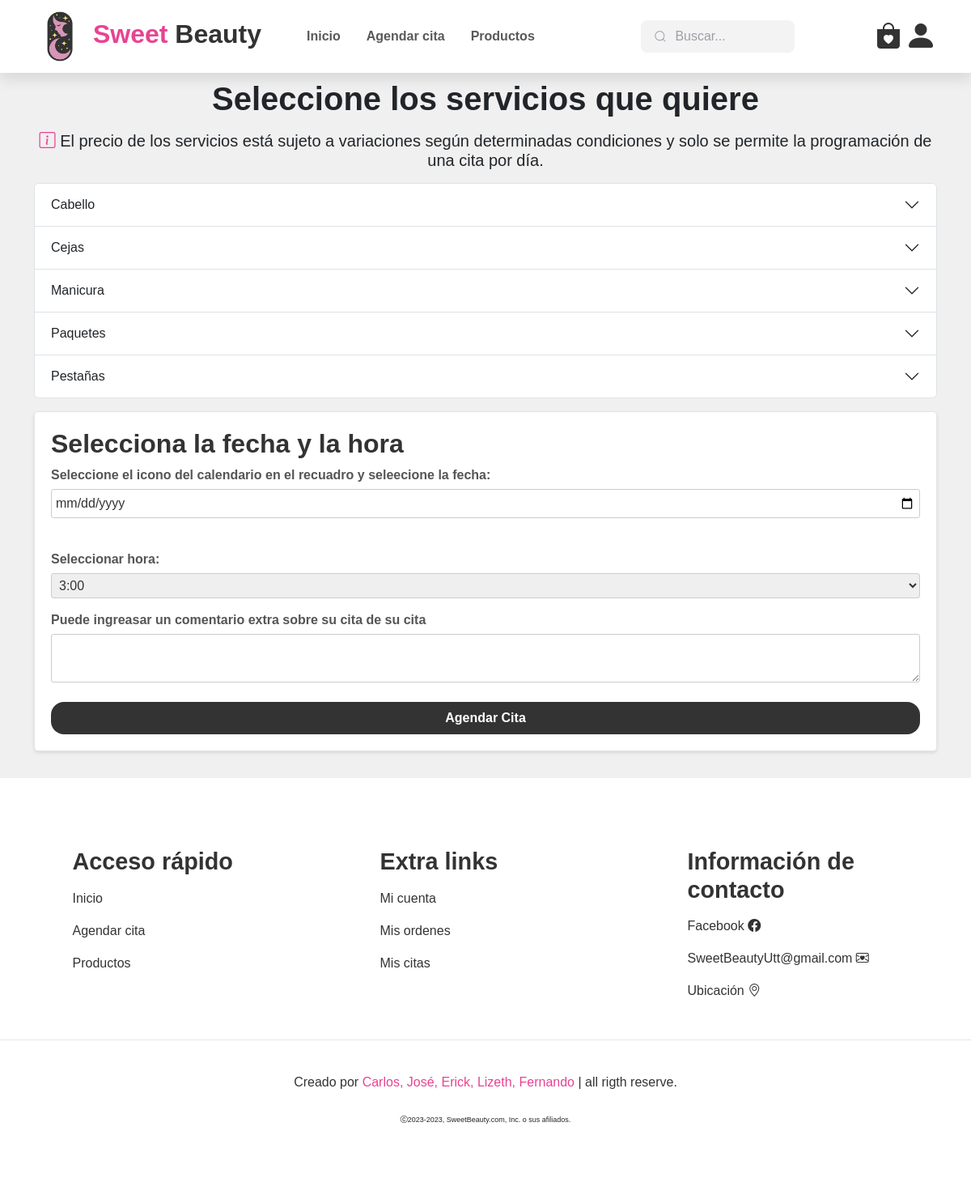
Page /views/Agendar_cita.php (signed in) on the committed database.
### tables this page shows
CREATE TABLE `servicios` (
  `id_servicio` int(11) NOT NULL,
  `nombre_servicio` varchar(50) NOT NULL unique
);

### class/database.php (called while the page is built, shortened)
<?php
    class database
    {
        private $PDOLocal;
        private $user = "admin";
        private $password = "1234";
        private $server = "mysql:host=localhost; dbname=sweet_beauty; charset=utf8";
        function conectarDB()
        {
            try
            {
                $this->PDOLocal = new PDO($this->server, $this->user, $this->password);
            }
            catch(PDOException $e)
            {
                echo $e->getMessage();
            }
        }
        function seleccionar($consulta)
        {
            try
            {
                $resultado = $this->PDOLocal->query($consulta);
                $fila = $resultado->fetchAll(PDO::FETCH_OBJ);
                return $fila;
            }
            catch(PDOException $e)
            {
                echo $e->getMessage();
            }
        }
}
?>

### views/Agendar_cita.php (the view, shortened to what this page needs)
<?php
if(isset($_SESSION["usuario"]))
{
    include "../templates/header.php";
    include "../class/database.php";
    $conexion = new database();
    $conexion->conectarDB();
    ?>
    <link rel="stylesheet" href="../css/calendario.css">
<section class="section-padding">
<div class="container info">
<h1 class="text-center fw-bold m-3">Seleccione los servicios que quiere</h1>
<h5 class="text-center mb-3"><i class="bi bi-info-square aviso"></i> El precio de los servicios está sujeto a variaciones según determinadas condiciones y solo se permite la programación de una cita por día.</h5>
    <form action="../scripts/ingresar_cita.php" method="post" id="myForm">
        <div class="accordion" id="accordionExample">
        <?php
        $consultas = "SELECT * FROM servicios;";
        $servicios = $conexion->seleccionar($consultas);
        $conts = 0;
        foreach($servicios as $s)
        {
            ?>
            <div class="accordion-item">
                <h2 class="accordion-header">
                    <button class="accordion-button collapsed" type="button" data-bs-toggle="collapse" data-bs-target="#collapse<?php echo $conts;?>" aria-expanded="true" aria-controls="collapse<?php echo $conts;?>">
                        <?php echo "$s->nombre_servicio";?>
                    </button>
                </h2>
            </div>
<?php
    $conts++;
        }
        ?>
        </div>
        <div class="col-md-12" style="margin-top: 1rem;">
            <div class="card custom-card">
             <h2 class="fw-bold">Selecciona la fecha y la hora</h2>
             <div class="date-input-container">
                <label class="date-input-label" for="selectedDate">Seleccione el icono del calendario en el recuadro y seleecione la fecha:</label>
                <input type="date" class="date-input" id="selectedDate" name="selectedDate" onkeydown="return false">
            </div>
            <br>
            <div class="time-input-container">
                <label class="time-input-label" for="selectedTime">Seleccionar hora:</label>
                <select class="date-input" name="selectedTime" id="selectedTime" style="width: 100%;">
                    <option value="3:00:00">3:00</option>
                </select>
            </div>
            <div class="date-input-container">
                <label class="date-input-label" for="selectedDate">Puede ingreasar un comentario extra sobre su cita de su cita</label>
                <textarea class="date-input" name="descripcion" id="descripcion" cols="" rows="" style="max-height: 9rem; width: 100%;"></textarea>
            </div>
            <input class="submit-button botonescita2" type="submit" value="Agendar Cita" <?php
            if (isset($_SESSION["admin"])) { echo ' disabled ';}?>
            >
            </div>
    </form>
    </div>
</section>
<?php
include "../templates/footer.php";
?>
<?php
} else
{
    header("Location: ../views/login.php");
}
?>

### css/home.css (style rules this page uses)
:root { --rosaa: #e84393; }
section { padding: 1rem 9%; }
* { margin: 0; padding: 0; box-sizing: border-box; font-family: Verdana, Geneva, Tahoma, sans-serif; outline: none; border: none; text-decoration: none; transition: 0.2s linear; }
.section-padding { padding: 0.1rem 0; }
.card { display: flex; flex-direction: column; border-radius: 0.5rem; border: 0.1rem solid rgba(0, 0, 0, 0.1); box-shadow: 0 0.5rem 1.5rem rgba(0, 0, 0, 0.1); }

### css/productos_gene.css (style rules this page uses)
:root { --pink: #e84393; }

### css/calendario.css (style rules this page uses)
.date-input-container, .time-input-container { margin-bottom: 10px; }
.date-input-label, .time-input-label { font-size: 16px; font-weight: bold; color: #333; display: block; margin-bottom: 5px; }
.date-input, .time-input { padding: 8px; border: 1px solid #ddd; border-radius: 5px; font-size: 16px; color: #333; width: 100%; }
body { font-family: Arial, sans-serif; background-color: #f0f0f0; }
.card { background-color: #fff; border-radius: 5px; padding: 20px; box-shadow: 0 2px 4px rgba(0, 0, 0, 0.1); }
h2 { margin-top: 0; color: #333; }
.date-input-container { margin-bottom: 15px; }
.date-input-label { display: block; font-weight: bold; color: #555; }
.date-input { width: 100%; padding: 5px; border: 1px solid #ccc; border-radius: 3px; }
.time-input-container { margin-bottom: 15px; }
.time-input-label { display: block; font-weight: bold; color: #555; }
.info { margin-top: 6rem; align-items: center; min-height: 100vh; margin-bottom: 2rem; }
.botonescita2 { display: inline-block; height: 2.5rem; margin-top: 0.1rem; border-radius: 1rem; background: #333; color: #fff; font-size: 1rem; font-weight: bold; }
.aviso { color: #e84393; }

### rows in the picture
servicios: nombre_servicio "Cabello"
servicios: nombre_servicio "Cejas"
servicios: nombre_servicio "Manicura"
servicios: nombre_servicio "Paquetes"
servicios: nombre_servicio "Pestañas"
